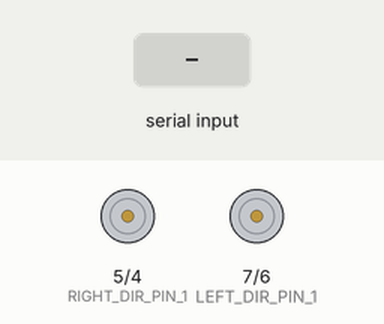
A sketch run on a simulated Arduino Uno, built with avr-gcc and run on an emulated ATmega328P. On the bench: motor-driver pin pairs drawn as motors (green arrow = first pin HIGH = forward, orange = second pin HIGH = backward, longer = more drive, scaled by the enable pin). The test bench sets the inputs (shaded band). What the sketch prints to the serial monitor is not drawn.

Above: at 1.3 s.
1.4 s: "F:0\n" received over Serial
2.9 s: "F:200\n" received over Serial
At 3.9 s:
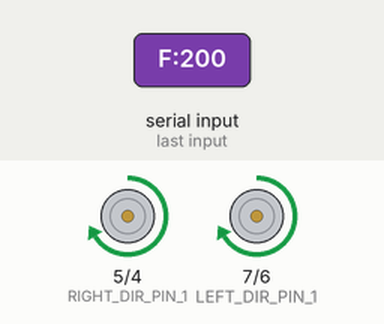
4.4 s: "F:45\n" received over Serial
At 5.0 s:
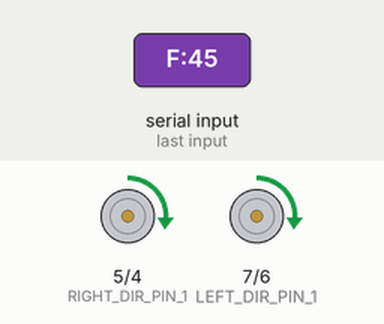
Timing chart, 0 to 7.4 s (numbered marks = the images above; inputs shaded):
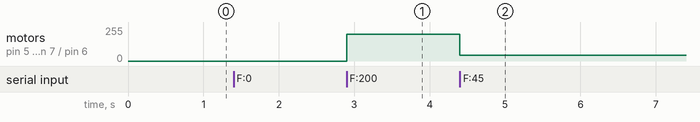

The sketch:

rover_motor_control.ino
```cpp
/*
 * Rover Motor Control Firmware (L298N)
 *
 * Receives commands from Python via serial:
 *   F:PWM  → Forward (PWM: 0-255)
 *   S:0    → Stop
 *   L:PWM  → Steer Left (slow left motor)
 *   R:PWM  → Steer Right (slow right motor)
 *
 * HARDWARE SETUP:
 * - Arduino Uno / Nano / Mega
 * - Motor Driver: L298N, TB6612FNG, or similar
 * - Left motor PWM:  Pin 9  (or adjust below)
 * - Right motor PWM: Pin 10 (or adjust below)
 * - Left motor DIR:  Pin 8
 * - Right motor DIR: Pin 11
 * - GND: Connect Arduino GND to motor driver GND
 * - USB: Connect to laptop/RPi for serial communication
 */

// ──────────────────────────────────────────────────────────────────────────────
// PIN CONFIGURATION (L298N Motor Driver)
// ──────────────────────────────────────────────────────────────────────────────

// PWM pins (speed control)
#define LEFT_PWM_PIN   10   // ENA pin for left motor speed (0-255)
#define RIGHT_PWM_PIN  9    // ENB pin for right motor speed (0-255)

// Direction pins
#define LEFT_DIR_PIN_1   7  // IN1 - left motor direction bit 1
#define LEFT_DIR_PIN_2   6  // IN2 - left motor direction bit 2
#define RIGHT_DIR_PIN_1  5  // IN3 - right motor direction bit 1
#define RIGHT_DIR_PIN_2  4  // IN4 - right motor direction bit 2

// ──────────────────────────────────────────────────────────────────────────────
// SETUP
// ──────────────────────────────────────────────────────────────────────────────

void setup() {
  Serial.begin(115200);  // Faster serial (was 9600)

  // Configure motor pins
  pinMode(LEFT_PWM_PIN, OUTPUT);
  pinMode(LEFT_DIR_PIN_1, OUTPUT);
  pinMode(LEFT_DIR_PIN_2, OUTPUT);
  pinMode(RIGHT_PWM_PIN, OUTPUT);
  pinMode(RIGHT_DIR_PIN_1, OUTPUT);
  pinMode(RIGHT_DIR_PIN_2, OUTPUT);

  // Start stopped
  stopMotors();
  delay(100);

  Serial.println("[MOTOR] Ready @ 115200");
}

// ──────────────────────────────────────────────────────────────────────────────
// MAIN LOOP
// ──────────────────────────────────────────────────────────────────────────────

void loop() {
  if (Serial.available()) {
    String command = Serial.readStringUntil('\n');
    command.trim();

    if (command.length() < 2) return;  // Need at least "F:0"

    char action = command.charAt(0);
    int pwm = 0;

    // Parse PWM value if present (format: "F:200")
    int colonIndex = command.indexOf(':');

    if (colonIndex > 0 && colonIndex < command.length() - 1) {
      pwm = command.substring(colonIndex + 1).toInt();
      pwm = constrain(pwm, 0, 255);  // Clamp to 0-255
    }

    // Execute command
    switch (action) {
      case 'F':
      case 'f':
        moveForward(pwm);
        break;
      case 'S':
      case 's':
        stopMotors();
        break;
      case 'L':
      case 'l':
        steerLeft(pwm);
        break;
      case 'R':
      case 'r':
        steerRight(pwm);
        break;
    }

    // Fast ACK (single byte instead of string)
    Serial.write(254);
  }
}

// ──────────────────────────────────────────────────────────────────────────────
// MOTOR FUNCTIONS
// ──────────────────────────────────────────────────────────────────────────────

void moveForward(int pwm) {
  // Left motor forward: IN1 HIGH, IN2 LOW
  digitalWrite(LEFT_DIR_PIN_1, HIGH);
  digitalWrite(LEFT_DIR_PIN_2, LOW);

  // Right motor forward: IN3 HIGH, IN4 LOW
  digitalWrite(RIGHT_DIR_PIN_1, HIGH);
  digitalWrite(RIGHT_DIR_PIN_2, LOW);

  analogWrite(LEFT_PWM_PIN, pwm);
  analogWrite(RIGHT_PWM_PIN, pwm);
}

void stopMotors() {
  // Set both direction pins LOW (stops motor)
  digitalWrite(LEFT_DIR_PIN_1, LOW);
  digitalWrite(LEFT_DIR_PIN_2, LOW);
  digitalWrite(RIGHT_DIR_PIN_1, LOW);
  digitalWrite(RIGHT_DIR_PIN_2, LOW);

  // Set PWM to 0
  analogWrite(LEFT_PWM_PIN, 0);
  analogWrite(RIGHT_PWM_PIN, 0);
}

void steerLeft(int pwm) {
  // Left motor slower
  digitalWrite(LEFT_DIR_PIN_1, HIGH);
  digitalWrite(LEFT_DIR_PIN_2, LOW);
  analogWrite(LEFT_PWM_PIN, pwm / 2);

  // Right motor full speed
  digitalWrite(RIGHT_DIR_PIN_1, HIGH);
  digitalWrite(RIGHT_DIR_PIN_2, LOW);
  analogWrite(RIGHT_PWM_PIN, pwm);
}

void steerRight(int pwm) {
  // Left motor full speed
  digitalWrite(LEFT_DIR_PIN_1, HIGH);
  digitalWrite(LEFT_DIR_PIN_2, LOW);
  analogWrite(LEFT_PWM_PIN, pwm);

  // Right motor slower
  digitalWrite(RIGHT_DIR_PIN_1, HIGH);
  digitalWrite(RIGHT_DIR_PIN_2, LOW);
  analogWrite(RIGHT_PWM_PIN, pwm / 2);
}
```

Measured:
- after the input at 2.9 s, motor on pin 5 (RIGHT_DIR_PIN_1) / pin 4 (RIGHT_DIR_PIN_2), motor on pin 7 (LEFT_DIR_PIN_1) / pin 6 (LEFT_DIR_PIN_2): stopped → forward 200/255 at once
- after the input at 4.4 s, motor on pin 5 (RIGHT_DIR_PIN_1) / pin 4 (RIGHT_DIR_PIN_2), motor on pin 7 (LEFT_DIR_PIN_1) / pin 6 (LEFT_DIR_PIN_2): forward 200/255 → forward 45/255 at once
